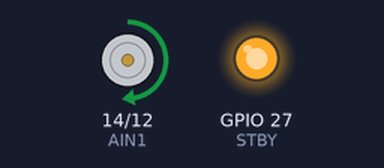
A sketch run on a simulated ESP32. Parts: motor-driver pin pairs drawn as motors (green arrow = first pin HIGH = forward, orange = second pin HIGH = backward, longer = more drive, scaled by the enable pin, stopped while the standby pin is LOW), output pins drawn as LEDs (lit = HIGH).

Above: at 0.05 s.
Timing chart, 0 to 3.0 s (numbered marks = the images above):
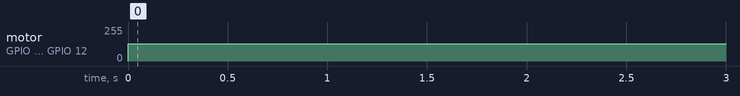

Measured:
- by itself, motor on GPIO 14 (AIN1) / GPIO 12 (AIN2): stopped → forward 128/255 at 0.00 s

The sketch:

one_motor_test.ino
```cpp
#include <Arduino.h>

#define STBY 27  // Standby pin
#define PWMA 13  // PWM control for motor speed
#define AIN1 14  // Control pin 1 for motor direction
#define AIN2 12  // Control pin 2 for motor direction

void setup() {
  // Set control pins as outputs
  pinMode(STBY, OUTPUT);
  pinMode(PWMA, OUTPUT);
  pinMode(AIN1, OUTPUT);
  pinMode(AIN2, OUTPUT);

  // Ensure the driver is out of standby mode
  digitalWrite(STBY, HIGH);
}

void loop() {
  // Motor forward at half speed
  digitalWrite(AIN1, HIGH);
  digitalWrite(AIN2, LOW);
  analogWrite(PWMA, 128);  // PWM range is 0-255

  delay(2000);  // Run motor for 2 seconds

  // Motor backward at quarter speed
  digitalWrite(AIN1, LOW);
  digitalWrite(AIN2, HIGH);
}
```
